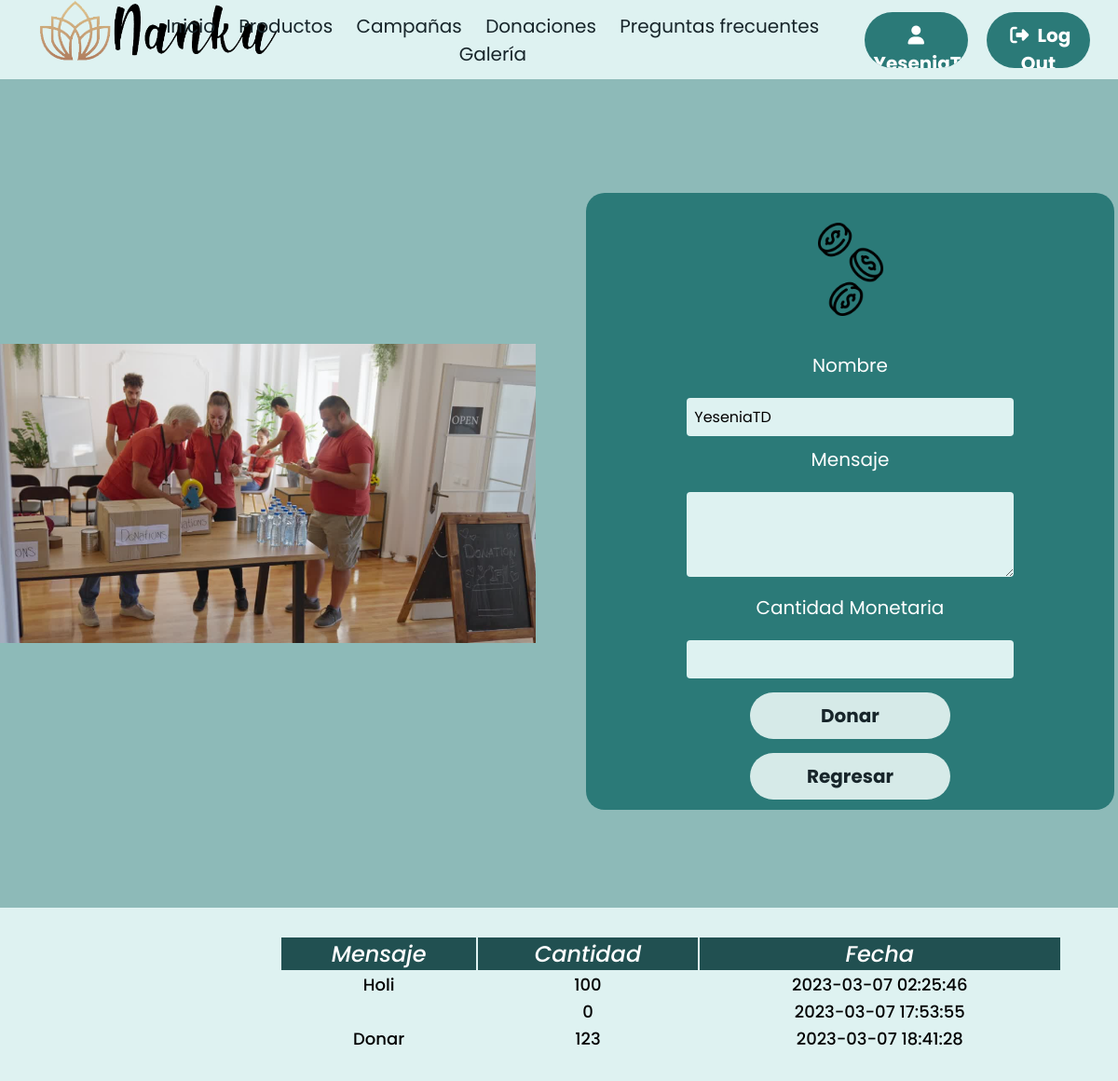
Page /donacionM.php (signed in) on the committed database.
### tables this page shows
CREATE TABLE `donacionmonetaria` (
  `iddonacionmonetaria` int(5) NOT NULL,
  `usuario` varchar(50) NOT NULL,
  `mensaje` varchar(300) NOT NULL,
  `cantidad` int(5) NOT NULL,
  `fecha` timestamp NOT NULL DEFAULT current_timestamp() ON UPDATE current_timestamp()
);

### donacionM.php (the view, shortened to what this page needs)
<?php
$usuario=$_SESSION['Usuario'];
?>
<!DOCTYPE html>
<html lang="es">
<head>
  <link rel="stylesheet" href="https://cdnjs.cloudflare.com/ajax/libs/font-awesome/5.15.1/css/all.min.css">
  <link rel="stylesheet" href="Styles/donacion1.css" />
  <link rel="stylesheet" href="Styles/hfStyle.css">
</head>
<body>
<header class="header">
        <div class="logo">
            <img src="Imagenes/LogoNankuFinal.png" alt="Logo Nanku">
        </div>
        <nav class="nav">
            <ul class="navbar-links">
                <li>
                    <a href="user.php">Inicio</a>
                </li>
                <li>
                    <a href="productos_user.php">Productos</a>
                </li>
                <li>
                    <a href="campanas.php">Campañas</a>
                </li>
                <li>
                    <a href="#">Donaciones</a>
                </li>
                <li>
                    <a href="PreguntasFrecuentes.php">Preguntas frecuentes</a>
                </li>
                <li>
                    <a href="Galeria.php">Galería</a>
                </li>
            </ul>
        </nav>
        <button class="btn"><a href="#"><span><i class="fa-solid fa-user"></i> <b> <?php echo $_SESSION['Usuario'] ; ?> </b></span></a> </button>
        <button class="btn"><a href="cerrarSesion.php"><span><i class="fa-solid fa-right-from-bracket"></i></i> Log Out </span></a> </button>
</header>
  <div>
    <div>
      <div class="seccion" id="seccM">
        <div class="g1">
          <div class="box">
            <video src="Imagenes/donacionmonetaria.mp4" autoplay="true" muted="true" loop="true"
              poster="Imagenes/donar.PNG"></video>
          </div>
          <form action="registrar.php" class="form-donativo" method=POST>
            <center>
              <figure>
                <img class="logo" src="Imagenes/moneda.png" alt="Logo de página">
              </figure>
            </center>
            <div class="mb">
              <label class="form-label">Nombre</label>
              <input type="text" class="entrada" value = "<?php echo $_SESSION['Usuario']; ?>" name="usuario">
            </div>
            <div class="mb-3">
              <label class="form-label">Mensaje</label>
              <textarea class="entrada" id="exampleFormControlTextarea1" rows="3" name="mensaje" ></textarea>
            </div>
            <div class="mb-3">
              <label class="form-label">Cantidad Monetaria</label>
              <input type="text" class="entrada" name="cantidad">
            </div>
            <div class="text-center">
              <button type="submit" class="btn" name="registrar_donacion_monetaria" ><a><span><i class=""></i> Donar </span></a></button>
              <a class= "btn" href="user.php"><span><i class=""></i> Regresar </span></a>
            </div>
          </form>
        </div>
      </div>
      <div class="tabla">
        <table class="table">
          <thead>
            <tr>
              <th scope="col">Mensaje</th>
              <th scope="col">Cantidad</th>
              <th scope="col">Fecha</th>
            </tr>
          </thead>
          <tbody>
            <?php
                $conexion=mysqli_connect("localhost","root","","nankuweb");
                $SQL="SELECT mensaje, cantidad, fecha FROM donacionmonetaria where usuario='$usuario'";
                $dato = mysqli_query($conexion, $SQL);
                if($dato -> num_rows >0){
                    while($fila=mysqli_fetch_array($dato)){
            ?>
            <tr>
              <td>
                <?php echo $fila['mensaje']; ?>
              </td>
              <td>
                <?php echo $fila['cantidad']; ?>
              </td>
              <td>
                <?php echo $fila['fecha']; ?>
              </td>
              <?php
                }
                }else{
              ?>
            <tr class="text-center">
              <td colspan="16">No existen registros</td>
            </tr>
            <?php
            }
            ?>
          </tbody>
        </table>
      </div>
    </div>
  </div>
</body>
</html>

### Styles/donacion1.css (style rules this page uses)
* { box-sizing: border-box; margin: 0; padding: 0; border: 0; font-size: 20px; font-family: 'Poppins', 'Golos Text', sans-serif; vertical-align: baseline; }
.header { background-color: #DEF2F1; display: flex; justify-content: flex-end; align-items: center; height: 85px; padding: 5px 20px; }
.header .logo { cursor: pointer; margin-right: auto; }
.header .logo img { height: 80px; width: auto; transition: all 0.5s; }
.header .navbar-links { list-style: none; }
.header .navbar-links li { display: inline-block; padding: 0 10px; transition: all 0.3s; }
.header .navbar-links a { font-size: 20px; color: #17252A; text-decoration: none; }
.header .btn { background: #2B7A78; display: block; width: 10%; height: 80%; font-weight: bold; font-size: 14px; text-align: center; padding: 10px; border: none; border-radius: 70px; cursor: pointer; font-family: 'Poppins', 'Golos Text', sans-serif; margin: auto; margin-left: 10px; margin-right: 10px; transition: all 0.5s; position: relative; overflow: hidden; }
.header .btn span { color: #ffffff; text-decoration: none; position: relative; z-index: 2; }
.header .fa-solid { padding: 0 5px; }
.header .btn::after { content: ""; width: 100%; position: absolute; z-index: 1; top: 0; left: calc(-100% - 80px); border-bottom: 80px solid #215051; border-right: 80px solid transparent; transition: .4s ease-in-out all; }
body { text-align: center; font-family: sans-serif; }
a { text-decoration: none; }
.seccion { background-color: #5C9A98; padding: 60px 0; }
#seccM { background-color: #8DBAB8 !important; }
.seccion .g1 { width: 100%; max-width: 1200px; margin: auto; display: grid; grid-template-columns: repeat(2, 1fr); grid-gap: 50px; padding: 45px 0px; text-align: center; }
.seccion .g1 .box video { width: 100%; height: 100%; display: flex; justify-content: center; align-items: center; }
.seccion label { color: #ffffff; font-size: 20px; padding-top: 10px; }
.seccion .g1 .form-donativo, .seccion .g1 .form-campana { background-color: #2B7A78; border-radius: 20px; }
form { margin: auto; margin-top: 3%; padding-top: 2%; padding-bottom: 2%; padding-left: 2.5%; padding-right: 2.5%; border-radius: 20px; justify-content: center; }
form label { display: inline-block; width: 40%; margin-bottom: 20px; color: #060606; font-size: 18px; }
form .entrada { width: 65%; background-color: #DEF2F1; border-radius: 4px; border: none; padding: 8px; font-size: 16px; }
form .btn { background: #D6EAE8; display: block; width: 40%; height: 80%; font-weight: bold; font-size: 18px; text-align: center; padding: 10px; border: none; border-radius: 70px; cursor: pointer; font-family: 'Poppins', 'Golos Text', sans-serif; margin: auto !important; margin-top: 15px !important; margin-left: 10px; margin-right: 10px; transition: all 0.5s; position: relative; overflow: hidden; }
form .btn span { color: #17252A; text-decoration: none; position: relative; z-index: 2; }
form .btn::after { content: ""; width: 100%; position: absolute; z-index: 1; top: 0; left: calc(-100% - 80px); border-bottom: 80px solid #8DBAB8; border-right: 80px solid transparent; transition: .4s ease-in-out all; }
.logo { width: 100px; height: 100px; justify-content: center; align-items: center; margin: 20px; }
.tabla { background-color: #DEF2F1; justify-content: center; }
table { background-color: #DEF2F1; height: 100px; width: 70%; align-items: center; justify-content: center; margin-left: 300px; padding: 30px 0; }
th { font-style: italic; font-size: 0.9em; color: white; font-weight: 500; font:bold; background: #215051; align-items: center; justify-content: center; font-size: 24px; }
td { font-weight: 500; font-size: 0.9em; color: black; font: bold; }

### rows in the picture
donacionmonetaria: mensaje "Holi", cantidad "100", fecha "2023-03-07 02:25:46"
donacionmonetaria: cantidad "0", fecha "2023-03-07 17:53:55"
donacionmonetaria: mensaje "Donar", cantidad "123", fecha "2023-03-07 18:41:28"
